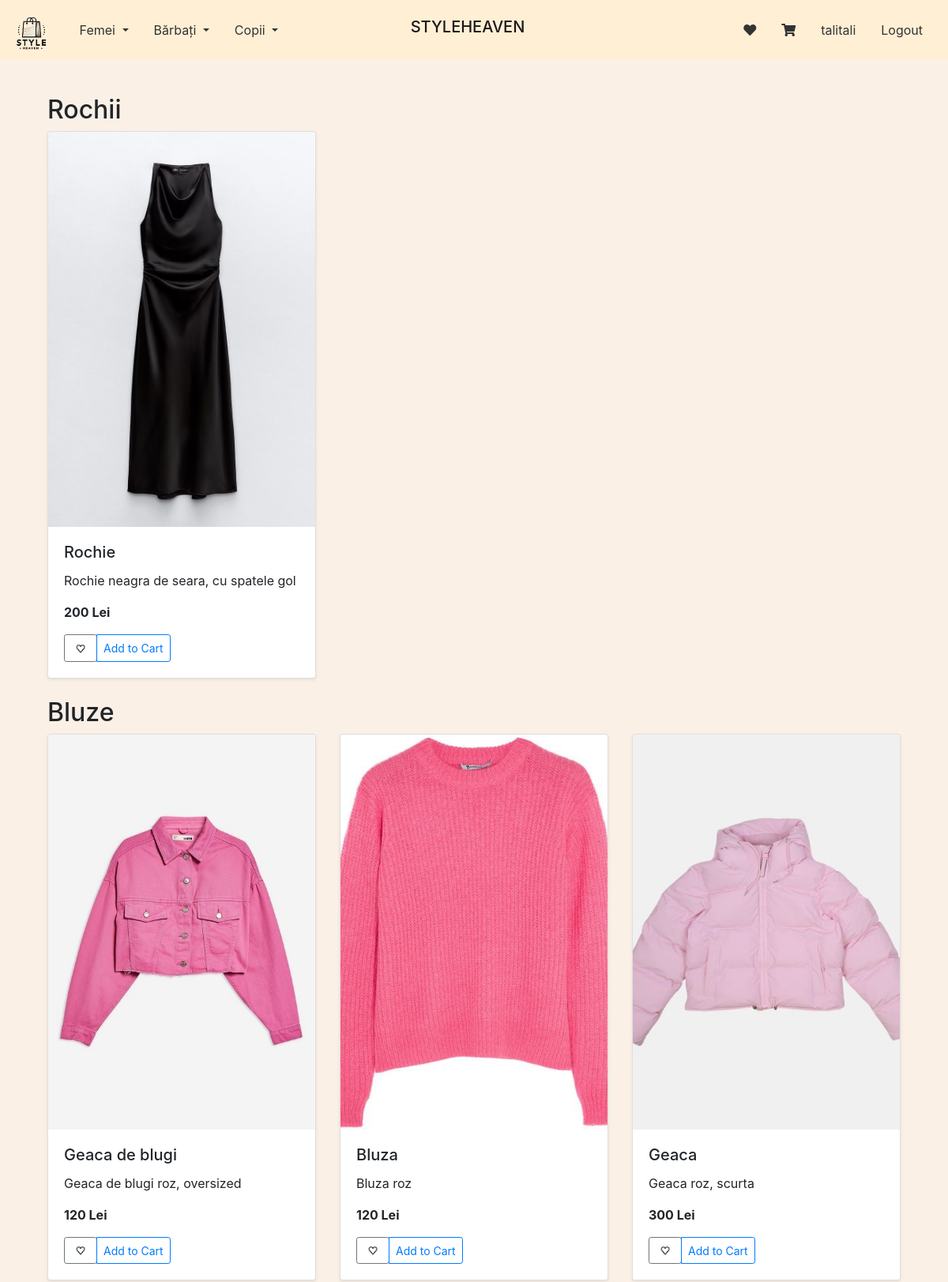
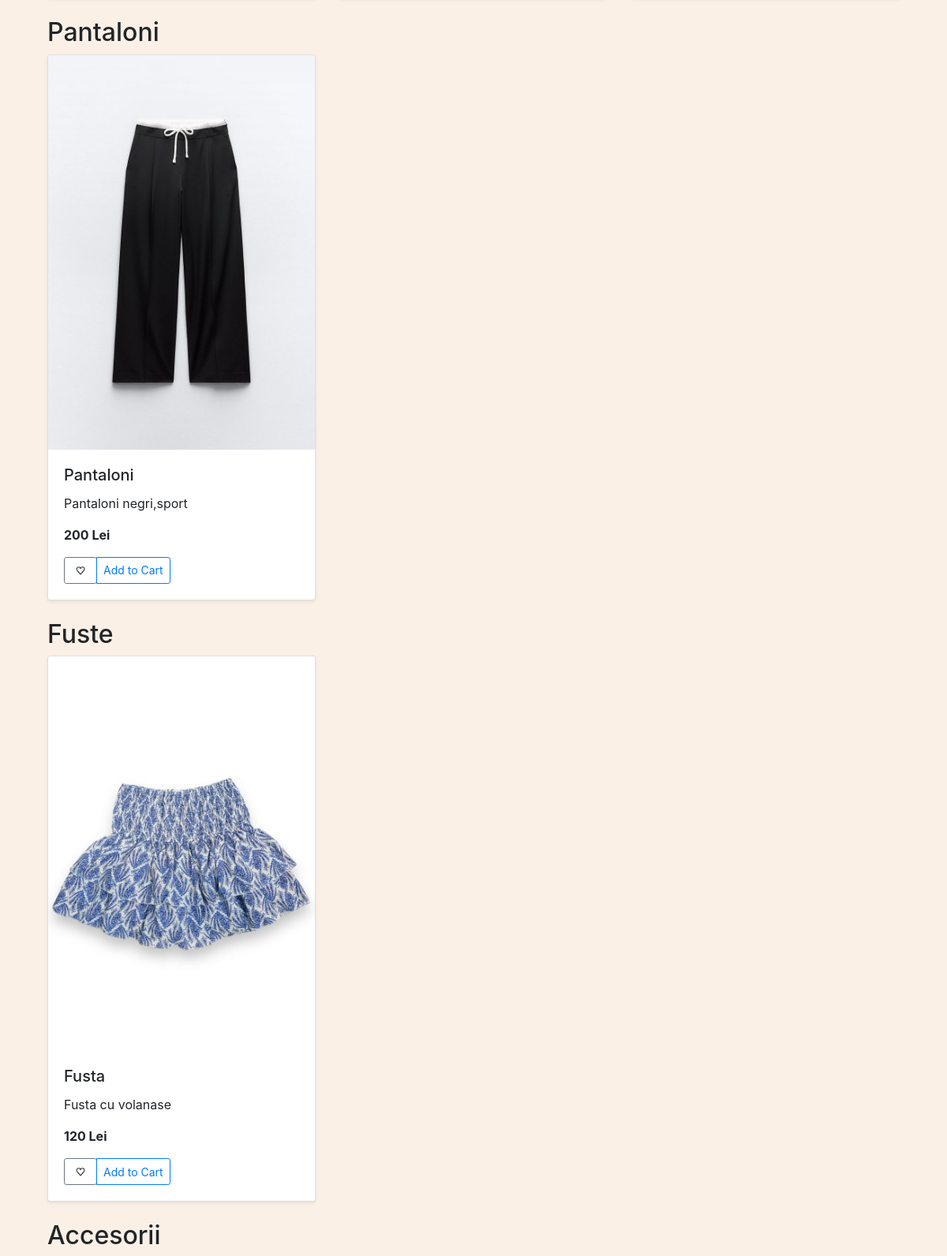
The app's page /women (signed in, upper part) with its own data (2 pictures, top to bottom).
### market/models.py (models this page shows, shortened)
class User(db.Model, UserMixin):
    id = db.Column(db.Integer(), primary_key=True)
    username = db.Column(db.String(length=30), nullable=False, unique=True)
    email_address = db.Column(db.String(length=50), nullable=False, unique=True)
    password_hash = db.Column(db.String(length=60), nullable=False)
    budget = db.Column(db.Integer(), nullable=False, default=1000)
    items = db.relationship('Item', backref='owned_user', lazy=True)
    favorites = db.relationship('Favorite', backref='user', lazy=True)
    @property
    def password(self):
        return self.password

class Item(db.Model):
    id = db.Column(db.Integer(), primary_key=True)
    name = db.Column(db.String(length=30), nullable=False, unique=True)
    price = db.Column(db.Integer(), nullable=False)
    barcode = db.Column(db.String(length=12), nullable=False, unique=True)
    description = db.Column(db.String(length=1024), nullable=False, unique=True)
    image_filename = db.Column(db.String(length=100), nullable=True)
    owner = db.Column(db.Integer(), db.ForeignKey('user.id'))
    category = db.Column(db.String(length=50), nullable=False, default='general')
    subcategory = db.Column(db.String(length=50), nullable=False, default='general')

### market/routes.py (the view)
@app.route('/women')
@login_required
def women_page():
    items = Item.query.filter_by(category='women').all()
    items_by_subcategory = defaultdict(list)
    for item in items:
        items_by_subcategory[item.subcategory].append(item)
    favorite_item_ids = [fav.product_id for fav in current_user.favorites]
    return render_template('women.html', items_by_subcategory=items_by_subcategory, favorite_item_ids=favorite_item_ids)

### market/models.py (called while the page is built)
@login_manager.user_loader
def load_user(user_id):
    return User.query.get(int(user_id))

### market/templates/women.html (shortened to what this page needs)
{% extends 'base.html' %}
{% block content %}
<div class="container mt-4">
    {% for subcategory, items in items_by_subcategory.items() %}
        <h2>{{ subcategory }}</h2>
        <div class="row">
            {% for item in items %}
            <div class="col-md-4">
                <div class="card mb-4 shadow-sm">
                    {% if item.image_filename and item.image_filename != 'default.jpg' %}
                        <img src="{{ url_for('static', filename='img/' + item.image_filename) }}" class="card-img-top img-fluid product-img" alt="{{ item.name }}">
                    {% endif %}
                    <div class="card-body">
                        <h5 class="card-title">{{ item.name }}</h5>
                        <p class="card-text">{{ item.description }}</p>
                        <p class="card-text"><strong>{{ item.price }} Lei</strong></p>
                        <div class="d-flex justify-content-between align-items-center">
                            <div class="btn-group">
                                <form action="{{ url_for('toggle_favorite') }}" method="post">
                                    <button type="submit" class="btn btn-sm btn-outline-secondary">
                                        {% if item.id in favorite_item_ids %}
                                        <img src="{{ url_for('static', filename='img/favorite_filled.png') }}" alt="Favorite" style="width: 24px; height: 24px;">
                                        {% else %}
                                        <img src="{{ url_for('static', filename='img/favorite.png') }}" alt="Favorite" style="width: 24px; height: 24px;">
                                        {% endif %}
                                    </button>
                                </form>
                                <button type="button" class="btn btn-sm btn-outline-primary" data-toggle="modal" data-target="#Modal-Cart-{{ item.id }}">Add to Cart</button>
                            </div>
                        </div>
                    </div>
                </div>
            </div>
            {% endfor %}
        </div>
    {% endfor %}
</div>
{% endblock %}

### market/templates/base.html (shortened to what this page needs)
<!DOCTYPE html>
<html lang="en">
<head>
    <link rel="stylesheet" href="https://stackpath.bootstrapcdn.com/bootstrap/4.5.2/css/bootstrap.min.css">
    <link rel="stylesheet" href="https://cdnjs.cloudflare.com/ajax/libs/font-awesome/5.15.1/css/all.min.css">
</head>
<body class="bg-light-creme text-black">
    <nav class="navbar navbar-expand-lg bg-peach navbar-light fixed-top">
        <a class="navbar-brand navbar-brand-logo" href="{{ url_for('home_page') }}">
            <img src="{{ url_for('static', filename='img/logo.png') }}" alt="Logo" style="height: 50px;">
        </a>
        <ul class="navbar-nav">
            <li class="nav-item dropdown">
                <a class="nav-link dropdown-toggle" href="#" id="womenDropdown" role="button" data-toggle="dropdown" aria-haspopup="true" aria-expanded="false">
                    Femei
                </a>
            </li>
            <li class="nav-item dropdown">
                <a class="nav-link dropdown-toggle" href="#" id="menDropdown" role="button" data-toggle="dropdown" aria-haspopup="true" aria-expanded="false">
                    Bărbați
                </a>
            </li>
            <li class="nav-item dropdown">
                <a class="nav-link dropdown-toggle" href="#" id="kidsDropdown" role="button" data-toggle="dropdown" aria-haspopup="true" aria-expanded="false">
                    Copii
                </a>
            </li>
        </ul>
        <div class="navbar-center">
            <h1 class="navbar-brand">STYLEHEAVEN</h1>
        </div>
        <div class="ml-auto">
            <ul class="navbar-nav">
                {% if current_user.is_authenticated %}
                    <li class="nav-item">
                        <a class="nav-link" href="{{ url_for('favorite_page') }}"><i class="fas fa-heart"></i></a>
                    </li>
                    <li class="nav-item">
                        <a class="nav-link" href="{{ url_for('shopping_cart_page') }}"><i class="fas fa-shopping-cart"></i></a>
                    </li>
                    <li class="nav-item">
                        <a class="nav-link" href="#">{{ current_user.username }}</a>
                    </li>
                    <li class="nav-item">
                        <a class="nav-link" href="{{ url_for('logout_page') }}">Logout</a>
                    </li>
                {% else %}
                    <li class="nav-item">
                        <a class="nav-link" href="{{ url_for('login_page') }}">Login</a>
                    </li>
                {% endif %}
            </ul>
        </div>
    </nav>
    <div class="container mt-5 pt-5">
        {% block content %}
        {% endblock %}
    </div>
</body>
</html>

### market/templates/base.html (style rules this page uses)
.navbar-nav .nav-item .nav-link { padding-right: 1rem; padding-left: 1rem; }
.bg-light-creme { background-color: #FAF0E6 !important; }
.bg-peach { background-color: #FFEFD5 !important; }
.navbar-light .navbar-nav .nav-link { color: #333; }
.navbar-center { position: absolute; left: 50%; transform: translateX(-50%); }
.navbar-brand-logo { margin-right: 20px; }

### market/templates/women.html (style rules this page uses)
.product-img { width: 100%; height: 500px; object-fit: cover; }

### records on screen
User: username "talitali"
Item: subcategory "Rochii", image_filename (picture), name "Rochie", description "Rochie neagra de seara, cu spatele gol", price "200"
Item: subcategory "Bluze", image_filename (picture), name "Geaca de blugi", description "Geaca de blugi roz, oversized", price "120"
Item: image_filename (picture), name "Bluza", description "Bluza roz", price "120"
Item: image_filename (picture), name "Geaca", description "Geaca roz, scurta", price "300"
Item: subcategory "Pantaloni", image_filename (picture), name "Pantaloni", description "Pantaloni negri,sport", price "200"
Item: subcategory "Fuste", image_filename (picture), name "Fusta", description "Fusta cu volanase", price "120"
Item: subcategory "Accesorii"
